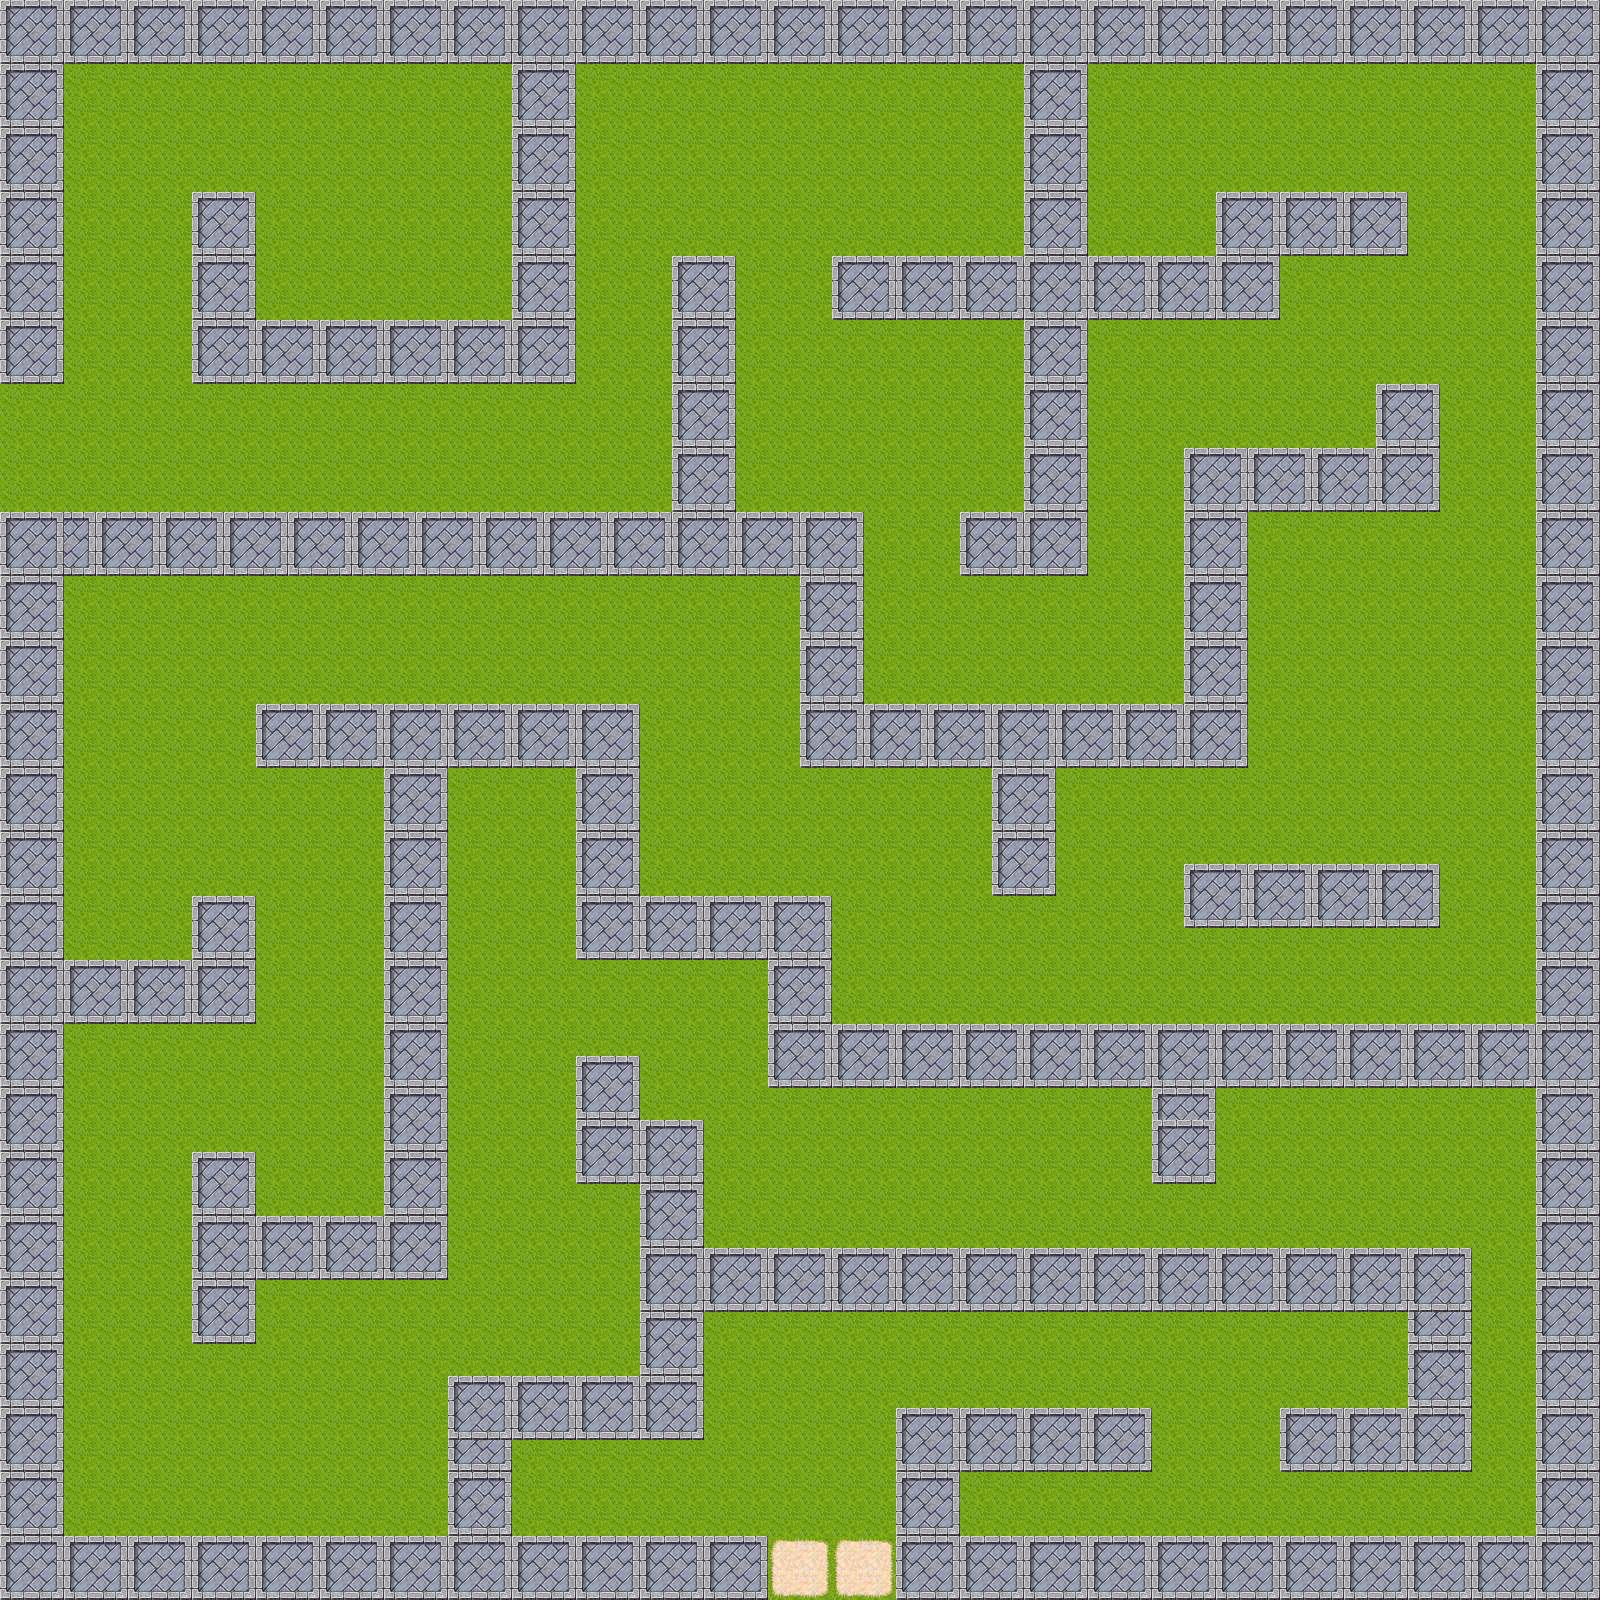

A 2D game scene composited from a Tiled map and its tileset images. What follows is a short description and the map's XML, with every tile layer's data as written:
An orthogonal 50x50 tile map with 32x32 px tiles, 1 tile layer (Слой с плочки 1), 3 tilesets.

<map version="1.0" orientation="orthogonal" renderorder="right-down" width="50" height="50" tilewidth="32" tileheight="32" nextobjectid="1">
 <tileset firstgid="1" name="1" tilewidth="32" tileheight="32" tilecount="192" columns="16">
  <image source="tilea2.png" width="512" height="384" />
 </tileset>
 <tileset firstgid="193" name="2" tilewidth="32" tileheight="32" tilecount="128" columns="8">
  <image source="tilea5.png" width="256" height="512" />
 </tileset>
 <tileset firstgid="321" name="3" tilewidth="32" tileheight="32" tilecount="256" columns="16">
  <image source="tileb.png" trans="ffffff" width="512" height="512" />
 </tileset>
 <layer name="Слой с плочки 1" width="50" height="50">
  <data encoding="csv">
71,72,71,72,71,72,71,72,71,72,71,72,71,72,71,72,71,72,71,72,71,72,71,72,71,72,71,72,71,72,71,72,71,72,71,72,71,72,71,72,71,72,71,72,71,72,71,72,71,72,
87,88,87,88,87,88,87,88,87,88,87,88,87,88,87,88,87,88,87,88,87,88,87,88,87,88,87,88,87,88,87,88,87,88,87,88,87,88,87,88,87,88,87,88,87,88,87,88,87,88,
71,72,1,1,1,1,1,2,1,1,1,1,1,1,1,2,71,72,1,1,1,1,1,1,1,1,1,1,1,1,1,2,71,72,1,2,1,1,1,1,1,1,1,1,1,1,1,2,71,72,
87,88,17,17,17,17,1,2,17,17,17,17,17,17,1,2,87,88,17,17,17,17,17,17,17,17,17,17,17,17,1,2,87,88,1,2,17,17,1,1,1,1,1,1,2,17,17,18,87,88,
71,72,33,33,33,33,17,18,1,1,1,1,1,2,2,2,71,72,33,33,33,33,33,33,33,33,33,33,33,33,1,2,71,72,1,1,33,33,17,17,17,17,17,17,18,33,33,34,71,72,
87,88,33,34,2,2,33,34,17,17,17,17,17,18,18,2,87,88,1,2,2,2,2,2,2,2,2,2,2,2,2,2,87,88,1,17,33,34,33,33,33,33,33,33,34,17,1,2,87,88,
71,72,33,34,18,18,71,72,33,33,33,33,33,34,34,2,71,72,17,18,18,18,18,18,18,18,18,18,18,18,18,18,71,72,17,33,33,34,71,72,71,72,71,72,33,33,1,2,71,72,
87,88,33,34,34,34,87,88,33,34,2,2,2,2,2,2,87,88,1,2,34,34,34,34,34,34,34,34,34,34,34,34,87,88,33,33,34,34,87,88,87,88,87,88,33,34,1,2,87,88,
71,72,33,34,33,34,71,72,33,34,18,18,18,18,18,18,71,72,1,1,2,71,72,1,1,2,71,72,71,72,71,72,71,72,71,72,71,72,71,72,1,2,1,2,33,34,1,2,71,72,
87,88,33,34,33,34,87,88,33,34,34,34,34,34,34,34,87,88,17,1,2,87,88,17,1,2,87,88,87,88,87,88,87,88,87,88,87,88,87,88,17,18,17,18,2,2,1,2,87,88,
71,72,17,17,33,34,71,72,71,72,71,72,71,72,71,72,71,72,33,1,2,71,72,1,2,2,1,2,2,2,2,2,71,72,1,2,2,2,2,1,2,34,33,34,18,18,17,18,71,72,
87,88,33,33,33,34,87,88,87,88,87,88,87,88,87,88,87,88,1,2,2,87,88,1,2,2,1,2,18,18,18,18,87,88,17,18,18,18,1,17,18,33,33,34,34,34,33,34,87,88,
1,2,33,34,2,2,2,2,2,2,2,2,2,2,2,2,2,2,17,18,2,71,72,1,2,2,1,2,34,34,34,34,71,72,1,1,2,34,17,33,34,33,34,71,72,33,34,2,71,72,
1,1,33,34,18,18,18,18,18,18,18,18,18,18,18,18,18,18,2,34,2,87,88,1,1,1,1,1,1,1,1,2,87,88,17,1,2,33,33,33,34,33,34,87,88,33,34,2,87,88,
17,17,33,34,34,34,34,34,34,34,34,34,34,34,34,34,34,34,18,34,18,71,72,17,17,17,17,1,2,17,17,18,71,72,1,2,2,71,72,71,72,71,72,71,72,33,34,2,71,72,
33,33,33,33,33,33,33,33,33,33,33,33,33,33,33,34,34,34,34,34,34,87,88,33,33,33,33,1,2,33,33,34,87,88,1,2,18,87,88,87,88,87,88,87,88,33,34,18,87,88,
71,72,72,71,72,71,72,71,72,71,72,71,72,71,72,71,72,71,72,71,72,71,72,71,72,71,72,1,1,2,71,72,71,72,1,2,34,71,72,1,1,1,1,1,1,33,33,34,71,72,
87,88,88,87,88,87,88,87,88,87,88,87,88,87,88,87,88,87,88,87,88,87,88,87,88,87,88,17,17,18,87,88,87,88,1,1,2,87,88,17,17,17,17,17,17,17,1,2,87,88,
71,72,1,1,1,1,1,2,1,1,1,1,1,1,1,1,1,1,1,1,1,1,1,1,2,71,72,33,33,34,1,1,1,2,1,17,18,71,72,33,33,33,33,33,33,33,1,2,71,72,
87,88,17,17,17,17,1,1,2,2,2,2,2,2,2,2,2,2,2,2,2,2,2,2,2,87,88,17,17,17,17,17,17,18,2,33,34,87,88,1,2,2,34,34,18,1,2,2,87,88,
71,72,1,1,1,2,1,17,18,18,18,18,18,18,18,18,18,18,18,18,18,18,18,18,18,71,72,33,33,33,33,33,33,34,18,17,18,71,72,1,2,18,33,34,34,1,2,18,71,72,
87,88,17,17,1,2,1,33,34,34,34,34,34,34,34,34,34,34,34,34,34,34,34,34,34,87,88,33,34,34,34,34,34,34,34,33,34,87,88,1,2,34,2,2,2,2,2,2,87,88,
71,72,33,33,1,2,1,2,71,72,71,72,71,72,71,72,71,72,71,72,1,1,1,1,2,71,72,71,72,71,72,71,72,71,72,71,72,71,72,1,2,34,18,18,18,18,18,18,71,72,
87,88,33,1,2,2,2,2,87,88,87,88,87,88,87,88,87,88,87,88,17,17,17,1,2,87,88,87,88,87,88,87,88,87,88,87,88,87,88,17,18,34,34,34,34,34,34,34,87,88,
71,72,33,1,2,18,1,2,1,1,1,2,71,72,1,2,1,2,71,72,33,33,33,1,2,1,2,2,2,2,2,71,72,1,1,1,1,1,1,33,34,1,1,1,1,33,34,18,71,72,
87,88,33,1,2,34,2,2,17,17,1,2,87,88,1,2,17,18,87,88,1,2,1,1,1,17,18,18,18,18,18,87,88,17,17,1,17,17,17,17,17,17,17,17,17,33,34,34,87,88,
71,72,33,1,2,18,18,18,33,33,1,2,71,72,1,2,33,34,71,72,17,18,17,17,17,33,34,34,34,34,34,71,72,33,33,1,33,33,33,33,33,33,33,33,33,33,33,34,71,72,
87,88,1,2,2,2,34,34,33,1,2,2,87,88,1,2,33,34,87,88,33,34,33,33,33,33,33,33,33,33,34,87,88,33,34,1,2,71,72,71,72,71,72,71,72,1,2,2,87,88,
71,72,17,18,18,18,71,72,33,1,2,18,71,72,1,1,33,34,71,72,71,72,71,72,71,72,1,2,2,2,2,2,2,1,33,1,2,87,88,87,88,87,88,87,88,17,18,18,71,72,
87,88,33,34,34,34,87,88,33,1,2,2,87,88,17,17,33,34,87,88,87,88,87,88,87,88,1,1,1,1,1,1,1,17,18,1,1,1,1,1,1,1,1,1,1,33,34,34,87,88,
71,72,71,72,71,72,71,72,33,17,18,18,71,72,33,33,33,34,2,2,1,2,1,2,71,72,17,17,17,17,17,17,17,33,34,17,17,17,17,17,17,17,17,17,17,17,33,34,71,72,
87,88,87,88,87,88,87,88,33,33,34,34,87,88,17,18,18,18,18,18,17,18,17,18,87,88,33,33,33,33,33,33,33,33,33,33,33,33,33,33,33,33,33,33,33,33,33,34,87,88,
71,72,1,1,1,2,1,2,33,17,33,34,71,72,1,2,34,34,34,34,33,34,33,34,71,72,71,72,71,72,71,72,71,72,71,72,71,72,71,72,71,72,71,72,71,72,71,72,71,72,
87,88,17,17,1,2,1,1,33,33,33,34,87,88,1,1,2,2,71,72,33,34,17,18,87,88,87,88,87,88,87,88,87,88,87,88,87,88,87,88,87,88,87,88,87,88,87,88,87,88,
71,72,33,33,1,2,17,17,17,17,1,2,71,72,1,1,2,18,87,88,33,33,33,34,1,2,2,2,2,2,2,2,2,2,2,2,71,72,1,1,1,1,1,1,1,1,1,2,71,72,
87,88,33,34,1,2,33,33,1,2,2,2,87,88,1,2,2,34,71,72,71,72,1,2,17,18,18,18,18,18,18,18,18,18,18,18,71,72,17,17,17,17,17,17,17,17,17,18,87,88,
71,72,33,34,1,2,71,72,17,18,18,18,71,72,1,2,18,34,87,88,87,88,1,1,33,34,34,34,34,34,34,34,34,34,34,34,87,88,1,1,1,1,1,1,1,1,1,2,71,72,
87,88,33,34,17,18,87,88,33,34,34,34,87,88,1,2,1,2,2,2,71,72,17,17,17,17,17,17,17,17,17,17,17,17,33,34,1,2,17,17,17,17,17,17,17,17,17,18,87,88,
71,72,33,34,33,34,71,72,71,72,71,72,71,72,1,2,17,18,18,18,87,88,33,33,33,33,33,33,33,33,33,33,33,33,33,34,17,18,33,33,33,33,33,33,33,33,33,34,71,72,
87,88,33,34,1,2,87,88,87,88,87,88,87,88,1,2,33,34,34,34,71,72,71,72,71,72,71,72,71,72,71,72,71,72,71,72,71,72,71,72,71,72,71,72,71,72,1,2,87,88,
71,72,33,33,1,2,71,72,1,1,1,1,1,2,1,1,1,1,33,34,87,88,87,88,87,88,87,88,87,88,87,88,87,88,87,88,87,88,87,88,87,88,87,88,87,88,17,18,71,72,
87,88,33,34,17,18,87,88,17,17,17,17,1,2,17,17,17,17,33,34,71,72,1,2,2,2,2,2,2,2,2,2,2,2,2,2,1,2,1,2,1,2,1,2,87,88,33,34,87,88,
71,72,33,34,33,34,2,2,1,1,1,2,1,2,33,33,33,33,33,34,87,88,17,18,18,18,18,18,18,18,18,18,18,18,18,18,17,18,17,18,17,18,17,18,71,72,1,2,71,72,
87,88,33,34,1,2,18,18,17,17,17,18,1,2,71,72,71,72,71,72,71,72,33,34,34,34,34,34,34,34,34,34,34,34,34,34,33,34,1,2,33,34,33,34,87,88,17,18,87,88,
71,72,33,34,1,1,2,34,33,33,33,34,1,2,87,88,87,88,87,88,87,88,1,1,1,1,1,2,71,72,71,72,71,72,71,72,1,2,17,18,71,72,71,72,71,72,33,34,71,72,
87,88,33,34,2,2,2,2,33,34,2,2,2,2,87,88,1,2,2,2,2,2,2,2,17,17,1,2,87,88,87,88,87,88,87,88,1,2,1,2,87,88,87,88,87,88,1,2,87,88,
71,72,33,34,18,18,18,18,34,18,18,18,18,18,71,72,17,18,18,18,18,18,18,18,33,33,1,2,71,72,1,1,1,1,1,2,17,18,1,2,2,2,2,2,17,18,17,18,71,72,
87,88,33,34,34,34,34,34,34,34,34,34,34,34,87,88,33,34,34,34,34,34,34,34,1,2,2,2,87,88,17,17,17,17,17,18,33,34,17,18,18,18,18,18,17,18,33,34,87,88,
71,72,71,72,71,72,71,72,71,72,71,72,71,72,71,72,71,72,71,72,71,72,71,72,23,24,23,24,71,72,71,72,71,72,71,72,71,72,71,72,71,72,71,72,71,72,71,72,71,72,
87,88,87,88,87,88,87,88,87,88,87,88,87,88,87,88,87,88,87,88,87,88,87,88,39,40,39,40,87,88,87,88,87,88,87,88,87,88,87,88,87,88,87,88,87,88,87,88,87,88
</data>
 </layer>
</map>
